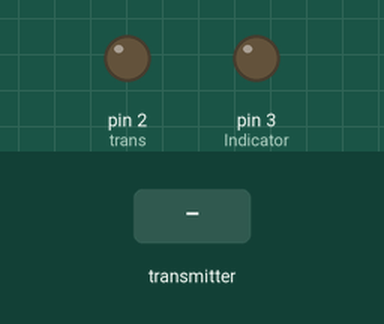
A sketch run on a simulated Arduino Uno, built with avr-gcc and run on an emulated ATmega328P. Parts: output pins drawn as LEDs (lit = HIGH). The test bench sets the inputs (shaded band). No radio packets arrive unless stated.

Above: at 1.3 s.
1.4 s: the transmitter starts sending msg.0 = 0
At 2.4 s:
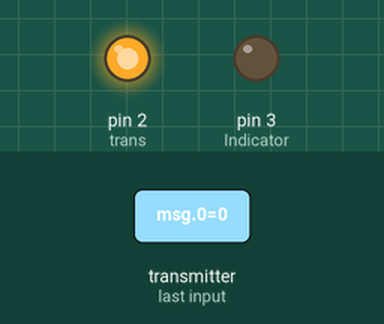
Timing chart, 0 to 4.4 s (numbered marks = the images above; inputs shaded):
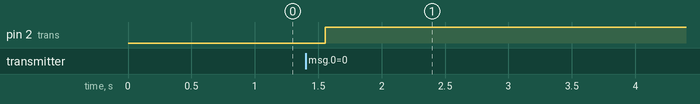

The sketch:

recive.ino
```cpp
/*
14CORE NRF24L01 SLAVE/RECIEVER
*/

#include  <SPI.h> //Include SPI Code Library which can be downloaded below
#include "nRF24L01.h" //Include NRF24L01 Code Library which can be downloaded below
#include "RF24.h" //Inlcude NRF24 Code Library which can be downloaded below

int msg[1];
RF24 radio(9, 10); // NRF24L01 Pin
const uint64_t pipe = 0xE8E8F0F0E1LL; //Start Pipe Communication Address
const uint64_t pipeTransfer = 0xA8E8F0F0E1LL; //Start Pipe Communication Address
int Indicator = 3; //This the LED which is connected to Arduino Pin 3
int trans = 2;
void setup(void) {
	//Serial.begin(9600);
	Serial.end();
	radio.begin();
	radio.openWritingPipe(pipeTransfer);
	radio.openReadingPipe(1, pipe);
	radio.startListening();
	              // Here we are sending 1-byte payloads to test the call-response speed
	pinMode(Indicator, OUTPUT);
	pinMode(trans, OUTPUT);
}
int counter = 0;
unsigned long startTime = 0;
unsigned long startTimeForOff = 0;//ÎÇãæÔ  ääÏå
void loop() {
	delay(5);
	radio.stopListening();
	int cnt = 0;
	SendMessageCheck();
	delay(5);
	radio.startListening();
	/*radio.stopListening();
	int cnt = 0;
	SendMessageCheck();
	delay(5);

	radio.startListening();*/
	//radio.stopListening();
	//msg[0] = 200;
	//radio.writeAckPayload(pipeTransfer, msg, 1);

	/*while (cnt < 20) {
		cnt++;
		SendMessageCheck();
	}
	radio.startListening();
*/
	if (radio.available()) {
		digitalWrite(trans, HIGH);
		Serial.println("ok:  Radio Transmission");
		bool done = false;
		startTime = 0;
		while (true) {


			radio.read(msg, 1);
			Serial.println(msg[0]);
			if (msg[0] == 240) {
				startTime = 0;
			}
			else if (msg[0] == 111) { startTime = 0; digitalWrite(Indicator, HIGH); delay(500); }
			else if (msg[0] == 0 || msg[0] == 221) {
				if (startTime == 0)
					startTime = millis();
				else if (CheckPeriod(startTime, 10000)) {
					Serial.println("offfffff");
					startTime = 0;
					break;
				}
			}
			else if (msg[0]==222 || msg[0]==221) {
				digitalWrite(Indicator, LOW);
				digitalWrite(trans, HIGH); startTime = 0;
				delay(100);
			}
			//Serial.println("cnt is:" + String(counter));
			//Serial.println("time is :" + String(startTime));

		}

	}
	else  {

		Serial.println("Error: No Radio Transmission");
		digitalWrite(Indicator, LOW);
		digitalWrite(trans, LOW);
		delay(500);

	}
}
bool CheckPeriod(unsigned long time, unsigned long period) {
	delay(5);
	radio.stopListening();
	int cnt = 0;
	SendMessageCheck();
	delay(5);

	radio.startListening();
	float res = (millis() - time );
	Serial.println("time is :" + String(res));

	if (millis() - time >period ) {
				return true;
	}
	return false;
}
void SendMessageCheck() {
	msg[0] = 200; //Send the 111 to the reciever
	radio.write(msg, 1);
	//return true;
	Serial.println("is :200" );

}
```

Measured:
- after the input at 1.4 s, pin 2 (trans): LOW → HIGH after 0.15 s
